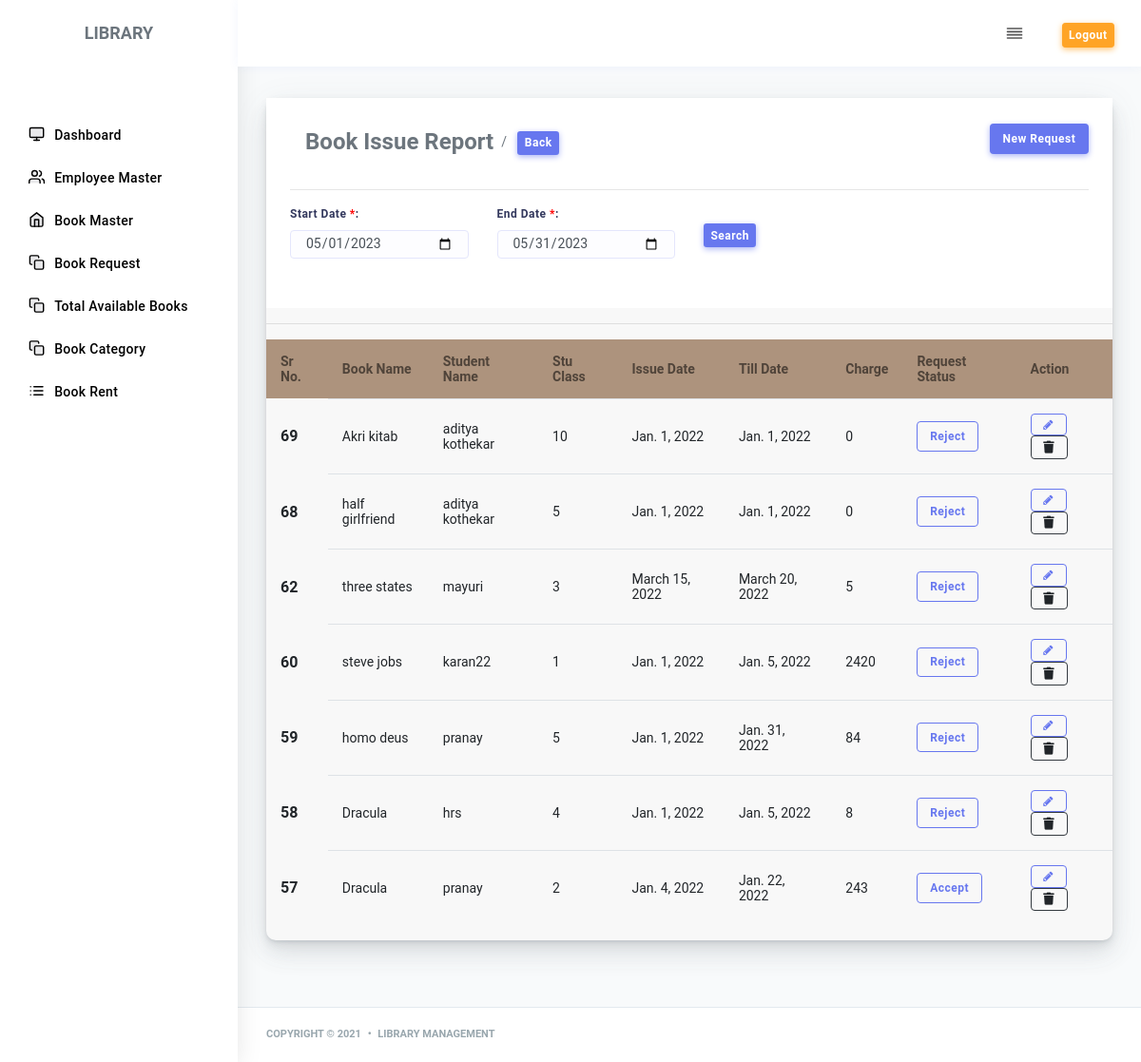
Screenshot of /book_issue_report/ (signed in) with the database file from the repository.
### library_app/models.py (models this page shows)
class Student(models.Model):
    book_name=models.CharField(max_length=50, null=True, blank=True)
    stu_name=models.CharField(max_length=50, null=True, blank=True)
    stu_class=models.CharField(max_length=50, null=True, blank=True)
    section=models.CharField(max_length=50, null=True, blank=True)
    email=models.EmailField(max_length=50, null=True, blank=True)
    issue_date=models.DateField(max_length=50, null=True, blank=True)
    till_date=models.DateField(max_length=50, null=True, blank=True)
    condition=models.CharField(max_length=50, null=True, blank=True)
    img= models.ImageField(max_length=50, null=True, blank=True, upload_to = "Student_Images/")
    request_generator=models.CharField(max_length=50, null=True, blank=True)
    request=models.CharField(max_length=50, null=True, blank=True)
    difference=models.CharField(max_length=50,null=True, blank=True)
    charges=models.CharField(max_length=50, null=True, blank=True)
    return_status=models.BooleanField(null=True, blank=True ,default=False)
    payment_status=models.BooleanField(null=True, blank=True ,default=False)

### library_app/views.py (the view)
# urls.py: path('book_issue_report/',views.book_issue_report,name ='book_issue_report'),
@csrf_exempt
def book_issue_report(request):
    session_id = request.session.get('user_id')
    login_user = request.session.get('user_name')
    print(login_user)
    print(session_id)
    obj = Student.objects.all().order_by("-id")
    list = []
    dict = {}
    for i in obj:
     dict["id"] = i.id
     dict["book_name"] = i.book_name
     dict["stu_name"] = i.stu_name
     dict["email"] = i.email
     dict["stu_class"] = i.stu_class
     dict["issue_date"] = i.issue_date
     dict["till_date"] = i.till_date
     dict["condition"] = i.condition
     dict["img"] = i.img
     dict["request"]= i.request
     dict["charges"]= i.charges
     dict["request_generator"] = i.request_generator
     print(i.request)
     list.append(dict)
     dict = {}
    today = date.today()
    given_date = datetime.today().date()
    end_date =last_day_of_month(given_date)
    given_date = datetime.today().date()
    first_day_of_month = given_date - timedelta(days = int(given_date.strftime("%d"))-1)
    if session_id:
        return render(request, 'book_issue_report.html', {"list": list, "start_day":first_day_of_month, "end_date":end_date})
    else:
        return redirect("/")

### library_app/views.py (called while the page is built)
def last_day_of_month(date_value):
    return date_value.replace(day = monthrange(date_value.year, date_value.month)[1])

### library_app/templates/book_issue_report.html (shortened to what this page needs)
{% load static %}
{% include "header.html" %}
<div class="main-content">
  <section class="section">
    <div class="section-body">
      <div class="row">
        <div class="col-lg-12 container-fluid">
          <div class="card">
            <div class="card-body">
              <div class="row">
                <div class="col-md-6">
                  <ul
                    class="breadcrumb breadcrumb-style"
                    style="margin-bottom: 0px"
                  >
                    <li class="breadcrumb-item">
                      <h4 class="page-title m-b-0">Book Issue Report</h4>
                    </li>
                    <li class="breadcrumb-item">
                      <a href="/dashboard/">
                        <button type="button" class="btn btn-primary btn-sm">
                          Back
                        </button></a
                      >
                    </li>
                  </ul>
                </div>
                <div class="col-md-6 pull-right" style="margin-top: 7px">
                  <a
                    href="/request_book/"
                    class="btn btn-icon btn-primary pull-right"
                  >
                    New Request</a
                  >
                </div>
              </div>
              <hr />
              <div class="row">
                <div class="col-12">
                  <div class="row">
                    <div class="col-md-3">
                      <div class="form-group">
                        <label
                          >Start Date <span style="color: red">*</span>:</label
                        >
                        <div class="input-group">
                          <input
                            type="date"
                            class="form-control"
                            value="{{start_day|date:'Y-m-d'}}"
                            id="start_date"
                          />
                        </div>
                      </div>
                    </div>
                    <div class="col-md-3">
                      <div class="form-group">
                        <label
                          >End Date <span style="color: red">*</span>:</label
                        >
                        <div class="input-group">
                          <input
                            type="date"
                            class="form-control"
                            value="{{end_date|date:'Y-m-d'}}"
                            id="end_date"
                          />
                        </div>
                      </div>
                    </div>
                    <div class="col-md-1">
                      <div class="form-group">
                        <div class="buttons">
                          <a
                            class="btn btn-primary btn-sm"
                            style="margin-top: 45%"
                            onclick="search_request()"
                            >Search</a
                          >
                        </div>
                      </div>
                    </div>
                  </div>
                </div>
              </div>
            </div>
            <hr />
            <div id="table_div">
              <div class="table-responsive">
                <table class="table table-hover" id="view_table">
                  <thead>
                    <tr>
                      <th>Sr No.</th>
                      <th>Book Name</th>
                      <th>Student Name</th>
                      <th>Stu Class</th>
                      <th>Issue Date</th>
                      <th>Till Date</th>
                      <th>Charge</th>
                      <th>Request Status</th>
                      <th>Action</th>
                    </tr>
                  </thead>
                  <tbody>
                    {% for i in list %}
                    <tr>
                      <th scope="row">{{i.id}}</th>
                      <td>{{i.book_name}}</td>
                      <td>{{i.stu_name}}</td>
                      <td>{{i.stu_class}}</td>
                      <td>{{i.issue_date}}</td>
                      <td>{{i.till_date}}</td>
                      <td>{{i.charges}}</td>
                      <td>
                        {%if i.request == 'pending'%}
                        <a
                          class="btn btn-outline-primary"
                          onclick="change_request('{{i.id}}','Accept')"
                          >Accept</a
                        >
                        <a
                          class="btn btn-outline-primary"
                          onclick="change_request('{{i.id}}','Reject')"
                          >Reject</a
                        >
                        {%elif i.request == 'Accept'%}
                        <a
                          class="btn btn-outline-primary"
                          onclick="change_request('{{i.id}}','Reject')"
                          >Reject</a
                        >
                        {%else%}
                        <a
                          class="btn btn-outline-primary"
                          onclick="change_request('{{i.id}}','Accept')"
                          >Accept</a
                        >
                        {%endif%}
                      </td>
                      <td>
                        <a
                          class="btn btn-outline-primary"
                          href="/edit_request/{{i.id}}"
                          ><i class="fas fa fa-pencil" aria-hidden="true"></i
                        ></a>
                        <a
                          class="btn btn-outline-dark"
                          onclick="delete_book1('{{i.id}}')"
                          ><i class="fas fa-trash"></i
                        ></a>
                      </td>
                    </tr>
                    {% endfor %}
                  </tbody>
                </table>
              </div>
            </div>
          </div>
        </div>
      </div>
    </div>
  </section>
</div>
{% include "footer.html" %}

### library_app/templates/header.html (style rules this page uses)
td { font-size: 14px; }

### rows the page displays
Student: book_name "Akri kitab", stu_name "aditya kothekar", stu_class "10", issue_date "Jan. 1, 2022", till_date "Jan. 1, 2022"
Student: book_name "half girlfriend", stu_name "aditya kothekar", issue_date "Jan. 1, 2022", till_date "Jan. 1, 2022"
Student: book_name "three states", stu_name "mayuri", issue_date "March 15, 2022", till_date "March 20, 2022"
Student: book_name "steve jobs", stu_name "karan22", issue_date "Jan. 1, 2022", till_date "Jan. 5, 2022", charges "2420"
Student: book_name "homo deus", stu_name "pranay", issue_date "Jan. 1, 2022", till_date "Jan. 31, 2022", charges "84"
Student: book_name "Dracula", stu_name "hrs", issue_date "Jan. 1, 2022", till_date "Jan. 5, 2022"
Student: book_name "Dracula", stu_name "pranay", issue_date "Jan. 4, 2022", till_date "Jan. 22, 2022", charges "243"

### other values shown
{{ i.id }} "69" "68" "62" "60" "59" "58" "57"
{{ i.charges }} "0" "0" "5" "8"
{{ i.stu_class }} "5" "3" "1" "5" "4" "2"
